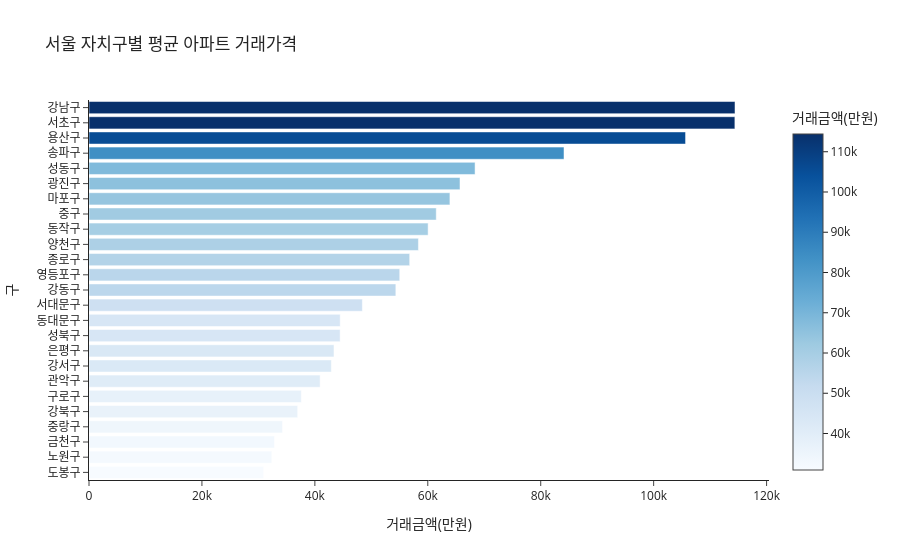

The notebook cell saved with this chart:
### Code cell
# '서울특별시 종로구 사직동' → '종로구'
sa['구'] = sa['시군구'].str.split().str[1]

gu = (sa.groupby('구')['거래금액(만원)']
      .mean()
      .sort_values(ascending=True)
      .reset_index())

fig = px.bar(
    gu, x='거래금액(만원)', y='구',
    orientation='h',
    color='거래금액(만원)',
    color_continuous_scale='Blues',
    title='서울 자치구별 평균 아파트 거래가격',
    template='simple_white'
)
fig.show()

### Figure 1 — Plotly figure (JSON) as saved in the notebook; plotly's stock layout.template omitted (floating-point values rounded to 4 significant figures)
{"data": [{"hovertemplate": "거래금액(만원)=%{marker.color}<br>구=%{y}<extra></extra>", "legendgroup": "", "marker": {"color": [30930.0, 32370.0, 32840.0, 34270.0, 36950.0, 37600.0, 40930.0, 42920.0, 43380.0, 44470.0, 44490.0, 48410.0, 54340.0, 55030.0, 56790.0, 58340.0, 60060.0, 61500.0, 63920.0, 65700.0, 68370.0, 84120.0, 105700.0, 114400.0, 114400.0], "coloraxis": "coloraxis", "pattern": {"shape": ""}}, "name": "", "orientation": "h", "showlegend": false, "textposition": "auto", "type": "bar", "x": [30930.0, 32370.0, 32840.0, 34270.0, 36950.0, 37600.0, 40930.0, 42920.0, 43380.0, 44470.0, 44490.0, 48410.0, 54340.0, 55030.0, 56790.0, 58340.0, 60060.0, 61500.0, 63920.0, 65700.0, 68370.0, 84120.0, 105700.0, 114400.0, 114400.0], "xaxis": "x", "y": ["도봉구", "노원구", "금천구", "중랑구", "강북구", "구로구", "관악구", "강서구", "은평구", "성북구", "동대문구", "서대문구", "강동구", "영등포구", "종로구", "양천구", "동작구", "중구", "마포구", "광진구", "성동구", "송파구", "용산구", "서초구", "강남구"], "yaxis": "y"}], "layout": {"barmode": "relative", "coloraxis": {"colorbar": {"title": {"text": "거래금액(만원)"}}, "colorscale": [[0, "rgb(247,251,255)"], [0.125, "rgb(222,235,247)"], [0.25, "rgb(198,219,239)"], [0.375, "rgb(158,202,225)"], [0.5, "rgb(107,174,214)"], [0.625, "rgb(66,146,198)"], [0.75, "rgb(33,113,181)"], [0.875, "rgb(8,81,156)"], [1, "rgb(8,48,107)"]]}, "legend": {"tracegroupgap": 0}, "title": {"text": "서울 자치구별 평균 아파트 거래가격"}, "xaxis": {"anchor": "y", "domain": [0, 1], "title": {"text": "거래금액(만원)"}}, "yaxis": {"anchor": "x", "domain": [0, 1], "title": {"text": "구"}}}}
